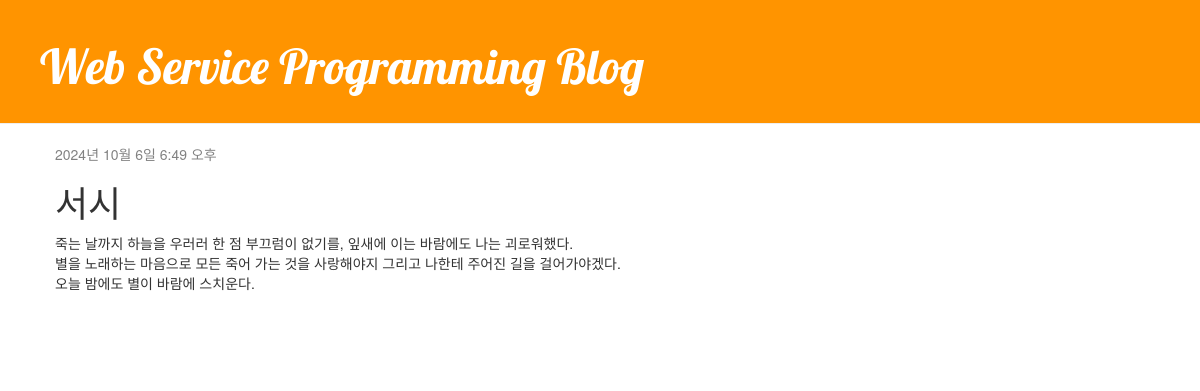
The app's page /post/2/ with its own data.
### blog/models.py (models this page shows, shortened)
class Post(models.Model):
    author = models.ForeignKey(settings.AUTH_USER_MODEL, on_delete=models.CASCADE)
    title = models.CharField(max_length=200)
    text = models.TextField()
    created_date = models.DateTimeField(default=timezone.now)
    published_date = models.DateTimeField(blank=True, null=True)

### blog/views.py (the view)
# urls.py: path("post/<int:pk>/", views.post_detail, name='post_detail'),
def post_detail(request, pk):
    post = get_object_or_404(Post, pk=pk)
    return render(request, 'blog/post_detail.html', {'post': post})

### blog/templates/blog/post_detail.html (shortened to what this page needs)
{% extends 'blog/base.html' %}
{% block content %}
    <div class="post">
        {% if post.published_date %}
            <div class="date">
                {{ post.published_date }}
            </div>
        {% endif %}
        <h1>{{ post.title }}</h1>
        <p>{{ post.text|linebreaksbr }}</p>
    </div>
{% endblock %}

### blog/static/css/blog.css (style rules this page uses)
h1,h2,h3,h4 { font-family: "Lobster",cursive; }
.date { color:#828282; }
.post { margin-bottom: 70px; }

### records on screen
Post: published_date "2024년 10월 6일 6:49 오후", title "서시", text "죽는 날까지 하늘을 우러러 한 점 부끄럼이 없기를, 잎새에 이는 바람에도 나는 괴로워했다. 별을 노래하는 마음으로 모든 죽어 가는 것을 사랑해야지 그리고 나한테 주어진 길을 걸어가야겠다. 오늘 밤에도 별이 바람에 스치운다."
